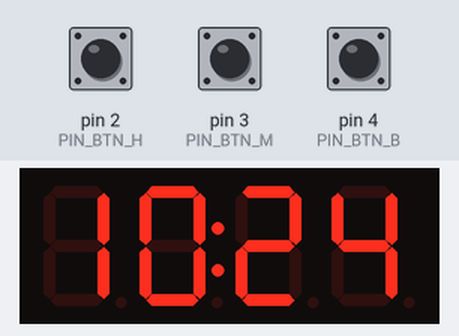
Simulated run of this sketch. Board: Arduino Uno, built with avr-gcc and run on an emulated ATmega328P. Shown: 4-digit seven-segment display. The inputs (shaded band) are chosen by the test bench; at power-on: pin 2 (PIN_BTN_H) HIGH, pin 3 (PIN_BTN_M) HIGH, pin 4 (PIN_BTN_B) HIGH. The local clock reads 2024-03-15 10:24:30 at power-on unless the sketch sets it.

Above: at 1.2 s.
1.3 s: pin 2 (PIN_BTN_H) pulled LOW for 0.25 s
At 2.0 s:
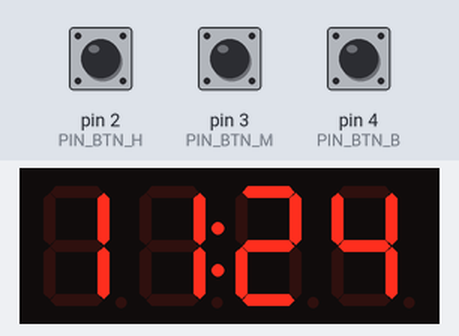
3.0 s: pin 3 (PIN_BTN_M) pulled LOW for 0.25 s
At 4.0 s:
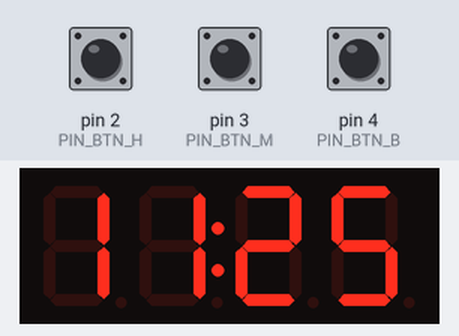
4.7 s: pin 4 (PIN_BTN_B) pulled LOW for 0.25 s
6.4 s: pin 2 (PIN_BTN_H) pulled LOW for 1 s
At 7.0 s:
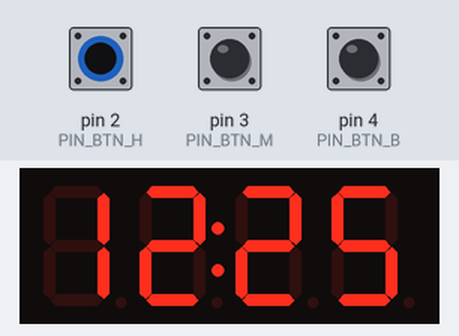
8.9 s: pin 3 (PIN_BTN_M) pulled LOW for 1 s
11.4 s: pin 4 (PIN_BTN_B) pulled LOW for 1 s
At 31.3 s:
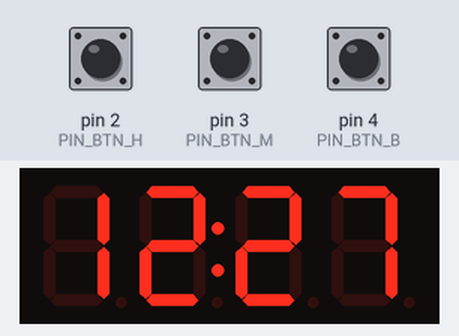
Timing chart, 0 to 31.6 s (numbered marks = the images above; inputs shaded):
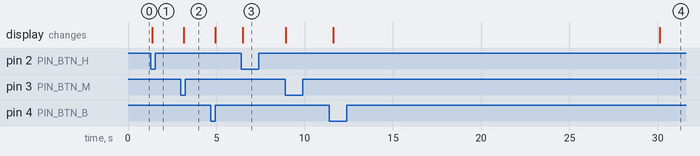

Measured:
- after the input at 1.3 s, the display: changes after 0.06 s (image 1)
- after the input at 3.0 s, the display: changes after 0.15 s (image 2)
- after the input at 6.4 s, the display: changes after 0.09 s (image 3)

The sketch:

jam_digital.ino
```cpp
#include <Wire.h>
#include <RTClib.h>
#include <TM1637Display.h>

// -------- PIN DEFINISI --------
#define PIN_TM_CLK   8
#define PIN_TM_DIO   9

// -------- PIN 3 BTN UNTUK 3 PENGATURAN --------
#define PIN_BTN_H    2   //+jam
#define PIN_BTN_M    3   //+menit
#define PIN_BTN_B    4   // kecerahan

// -------- OBJEK LIBRARY --------
RTC_DS1307 rtc;
TM1637Display display(PIN_TM_CLK, PIN_TM_DIO);

// -------- VARIABEL --------
int brightnessLevel = 4;      // Default brightness (0 - 7)
bool prevBtnH = HIGH;
bool prevBtnM = HIGH;
bool prevBtnB = HIGH;

// --------- FUNGSI TAMPILAN JAM ---------
void showTime() {
  DateTime now = rtc.now();
  int hours = now.hour();
  int minutes = now.minute();

  int displayValue = hours * 100 + minutes;
  display.showNumberDecEx(displayValue, 0b01000000, true); // tampil JAM:MENIT
}

// --------- HANDLE TOMBOL ---------
void handleButtons() {
  bool curH = digitalRead(PIN_BTN_H);
  bool curM = digitalRead(PIN_BTN_M);
  bool curB = digitalRead(PIN_BTN_B);

  if (prevBtnH == HIGH && curH == LOW) {
    DateTime now = rtc.now();
    rtc.adjust(now + TimeSpan(3600));  // + 1 jam
  }

  if (prevBtnM == HIGH && curM == LOW) {
    DateTime now = rtc.now();
    rtc.adjust(now + TimeSpan(60));   // + 1 menit
  }

  if (prevBtnB == HIGH && curB == LOW) {
    brightnessLevel++;
    if (brightnessLevel > 7) brightnessLevel = 0;
    display.setBrightness(brightnessLevel);
  }

  prevBtnH = curH;
  prevBtnM = curM;
  prevBtnB = curB;
}

// --------- SETUP ---------
void setup() {
  pinMode(PIN_BTN_H, INPUT_PULLUP);
  pinMode(PIN_BTN_M, INPUT_PULLUP);
  pinMode(PIN_BTN_B, INPUT_PULLUP);

  Wire.begin();
  rtc.begin();

  if (!rtc.isrunning()) {
    rtc.adjust(DateTime(F(__DATE__), F(__TIME__)));
  }

  display.setBrightness(brightnessLevel);
}

// --------- LOOP ---------
void loop() {
  handleButtons();
  showTime();
  delay(200); // untuk debounce dan refresh display
}
```
